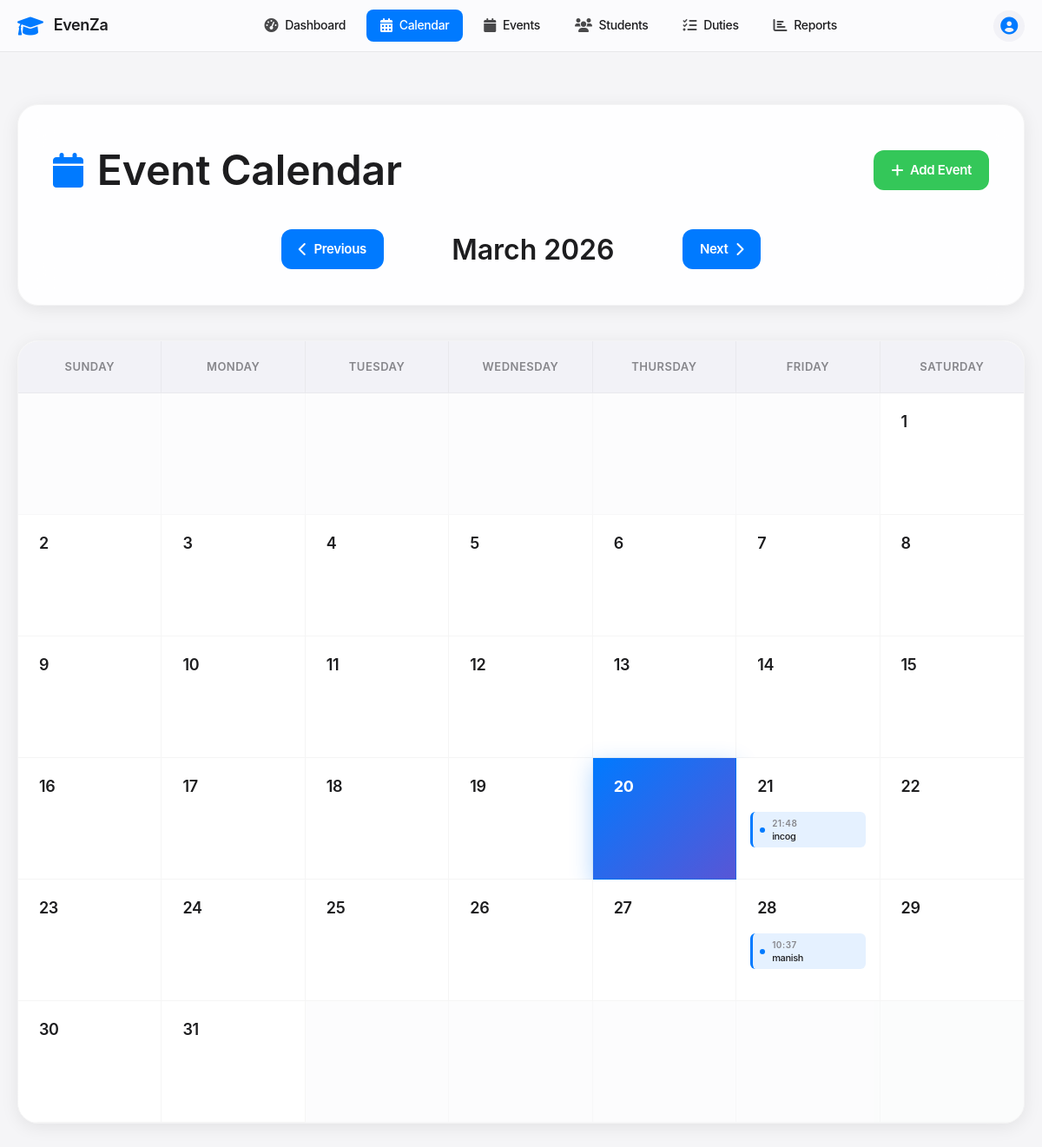
Page /calendar (signed in) on the committed database.
### tables this page shows
CREATE TABLE events (
            id INTEGER PRIMARY KEY AUTOINCREMENT,
            name TEXT NOT NULL,
            type TEXT NOT NULL,
            event_date DATE NOT NULL,
            start_time TIME NOT NULL,
            end_time TIME NOT NULL,
            venue TEXT NOT NULL,
            description TEXT,
            host_school TEXT NOT NULL,
            participating_schools TEXT,
            status TEXT DEFAULT 'upcoming',
            created_at TIMESTAMP DEFAULT CURRENT_TIMESTAMP
        );

### app.py (the view)
@app.route('/calendar')
@login_required
def calendar_view():
    year = int(request.args.get('year', datetime.now().year))
    month = int(request.args.get('month', datetime.now().month))
    calendar_data = get_calendar_data(year, month)
    return render_template('calendar.html', **calendar_data)

### app.py (called while the page is built)
def get_db_connection():
    conn = sqlite3.connect('events.db')
    conn.row_factory = sqlite3.Row
    return conn

def login_required(f):
    @wraps(f)
    def decorated_function(*args, **kwargs):
        if 'user_id' not in session:
            flash('Please login to access this page', 'error')
            return redirect(url_for('login'))
        return f(*args, **kwargs)
    return decorated_function

### templates/calendar.html (shortened to what this page needs)
<!DOCTYPE html>
<html lang="en">
<head>
    <link href="https://cdnjs.cloudflare.com/ajax/libs/font-awesome/6.0.0/css/all.min.css" rel="stylesheet">
</head>
<body>
    <nav class="apple-nav">
        <div class="nav-container">
            <div class="nav-brand">
                <i class="fas fa-graduation-cap"></i>
                <span>EvenZa</span>
            </div>
            <div class="nav-menu">
                <a href="{{ url_for('dashboard') }}" class="nav-link ">
                    <i class="fas fa-tachometer-alt"></i>
                    <span>Dashboard</span>
                </a>
                <a href="{{ url_for('calendar_view') }}" class="nav-link active">
                    <i class="fas fa-calendar-alt"></i>
                    <span>Calendar</span>
                </a>
                <a href="{{ url_for('events') }}" class="nav-link">
                    <i class="fas fa-calendar"></i>
                    <span>Events</span>
                </a>
                <a href="{{ url_for('participants') }}" class="nav-link">
                    <i class="fas fa-users"></i>
                    <span>Students</span>
                </a>
                <a href="{{ url_for('duties') }}" class="nav-link">
                    <i class="fas fa-tasks"></i>
                    <span>Duties</span>
                </a>
                <a href="{{ url_for('reports') }}" class="nav-link">
                    <i class="fas fa-chart-bar"></i>
                    <span>Reports</span>
                </a>
            </div>
            <div class="nav-user">
                <div class="user-avatar">
                    <i class="fas fa-user-circle"></i>
                </div>
            </div>
        </div>
    </nav>
    <div class="calendar-container">
        <div class="container">
            <div class="calendar-header fade-in">
                <div class="header-content">
                    <h1 class="main-title">
                        <i class="fas fa-calendar calendar-icon"></i>
                        Event Calendar
                    </h1>
                    {% if session.role in ['admin', 'super_admin'] %}
                    <div class="calendar-actions">
                        <a href="{{ url_for('add_calendar_event') }}" class="btn-primary">
                            <i class="fas fa-plus"></i>
                            Add Event
                        </a>
                    </div>
                    {% endif %}
                </div>
                <div class="calendar-navigation">
                    <a href="{{ url_for('calendar_view', year=prev_year, month=prev_month) }}" class="nav-btn">
                        <i class="fas fa-chevron-left"></i>
                        Previous
                    </a>
                    <h2 class="current-month">{{ month_name }} {{ year }}</h2>
                    <a href="{{ url_for('calendar_view', year=next_year, month=next_month) }}" class="nav-btn">
                        Next
                        <i class="fas fa-chevron-right"></i>
                    </a>
                </div>
            </div>
            <div class="calendar-wrapper fade-in">
                <div class="calendar-grid">
                    <div class="calendar-weekdays">
                        <div class="weekday">Sunday</div>
                        <div class="weekday">Monday</div>
                        <div class="weekday">Tuesday</div>
                        <div class="weekday">Wednesday</div>
                        <div class="weekday">Thursday</div>
                        <div class="weekday">Friday</div>
                        <div class="weekday">Saturday</div>
                    </div>
                    <div class="calendar-days">
                        {% for week in calendar %}
                            {% for day in week %}
                                {% if day != 0 %}
                                    <div class="calendar-day {% if day == datetime.now().day and month == datetime.now().month and year == datetime.now().year %}today{% endif %}">
                                        <div class="day-header">
                                            <div class="day-number">
                                                <a href="{{ url_for('day_events', year=year, month=month, day=day) }}">{{ day }}</a>
                                            </div>
                                        </div>
                                        <div class="day-events">
                                            {% set day_str = year ~ '-' ~ (month|string).zfill(2) ~ '-' ~ (day|string).zfill(2) %}
                                            {% if events_by_date.get(day_str) %}
                                                {% for event in events_by_date[day_str][:3] %}
                                                    <div class="event-item event-type-{{ loop.index0 % 4 }}">
                                                        <div class="event-indicator"></div>
                                                        <div class="event-content">
                                                            <span class="event-time">{{ event.start_time[:5] }}</span>
                                                            <span class="event-name">{{ event.name[:16] }}{% if event.name|length > 16 %}...{% endif %}</span>
                                                        </div>
                                                    </div>
                                                {% endfor %}
                                            {% endif %}
                                        </div>
                                    </div>
                                {% else %}
                                    <div class="calendar-day empty"></div>
                                {% endif %}
                            {% endfor %}
                        {% endfor %}
                    </div>
                </div>
            </div>
        </div>
    </div>
</body>
</html>

### rows in the picture
events: start_time "21:48", name "incog"
events: start_time "10:37", name "manish"

### other values in the picture
{{ month_name }} "March"
{{ year }} "2026"
{{ day }} "1" "2" "3" "4" "5" "6" "7" "8" "9" "10" "11" "12" "13" "14" "15" "16" "17" "18" "19" "20" "21" "22" "23" "24" "25" "26" "27" "28" "29" "30" "31"
